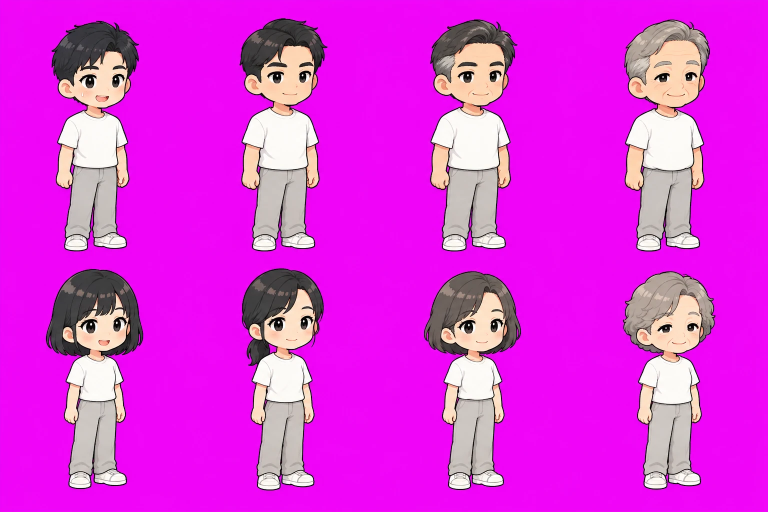
#> input picture ops/art/H1.png, 1536 x 1024 px (shown at 1/2 size)
$ python slice-h1.py
#> lines starting #> are read from the running program, lines starting #| are printed output that depends on the picture; after the words box and inside, x2 and y2 are one past the last pixel; in counts of white or black regions, pixels touching at a corner belong together
"""시트 H1(나이 드는 인생 모드 주인공, 남 4 · 여 4)을 잘라 assets/art/에 넣는다.
매끈한 일러스트라서 도트 시트와 달리 점을 맞추지 않고, 게임 안 크기의 4배로 부드럽게 줄인다.
장비 색을 바꿀 수 있게 윗옷(흰 티)과 바지(회색) 부분을 따로 뽑아 _t, _b 그림으로도 저장한다.
실행: python3 tools/art/slice-h1.py  (그다음 node tools/art/embed.mjs)
"""
import json, os
import numpy as np
from PIL import Image
from scipy import ndimage

ROOT = os.path.join(os.path.dirname(os.path.abspath(__file__)), '..', '..')
SRC = os.path.join(ROOT, 'ops/art/H1.png')
OUT = os.path.join(ROOT, 'assets/art')
NAMES = ['lh_m20', 'lh_m32', 'lh_m45', 'lh_m60', 'lh_f20', 'lh_f32', 'lh_f45', 'lh_f60']
LH = 64          # 게임 안 키(npc_ 대화 그림과 같다)
HI = 4           # 저장 배율
OUTLINE = np.array([44, 44, 49])

a = np.asarray(Image.open(SRC).convert('RGB')).astype(int)
r, g, b = a[..., 0], a[..., 1], a[..., 2]
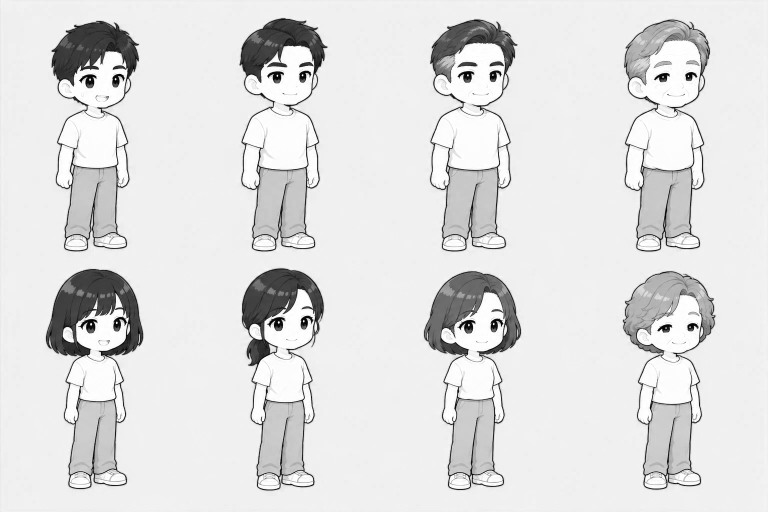
#> r: shape (1024, 1536) int64 (shown at 1/2 size); min 0, max 255, mean 223.4
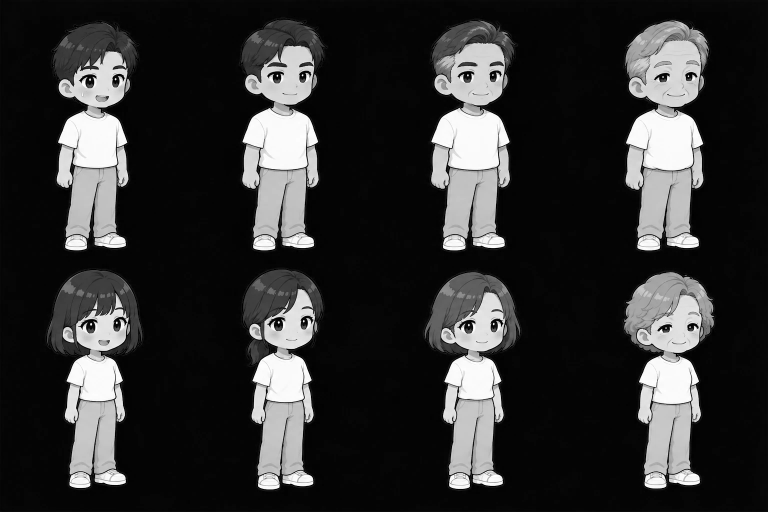
#> g: shape (1024, 1536) int64 (shown at 1/2 size); min 0, max 255, mean 49.9
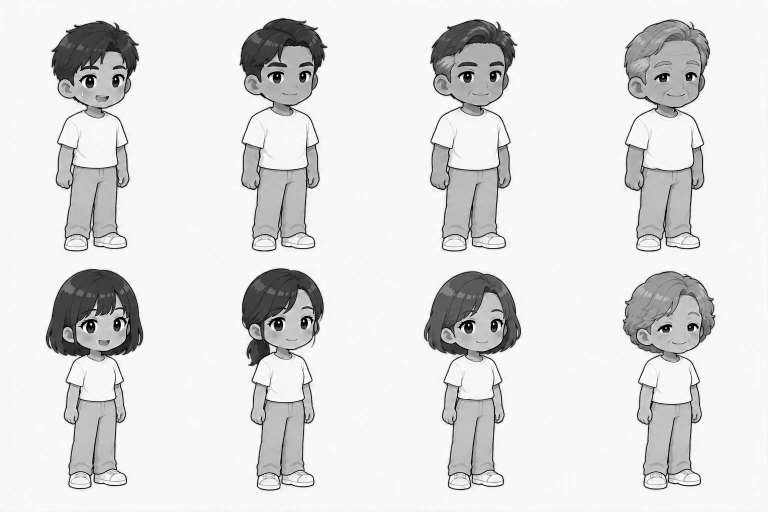
#> b: shape (1024, 1536) int64 (shown at 1/2 size); min 0, max 255, mean 223
m = np.minimum(r, b) - g
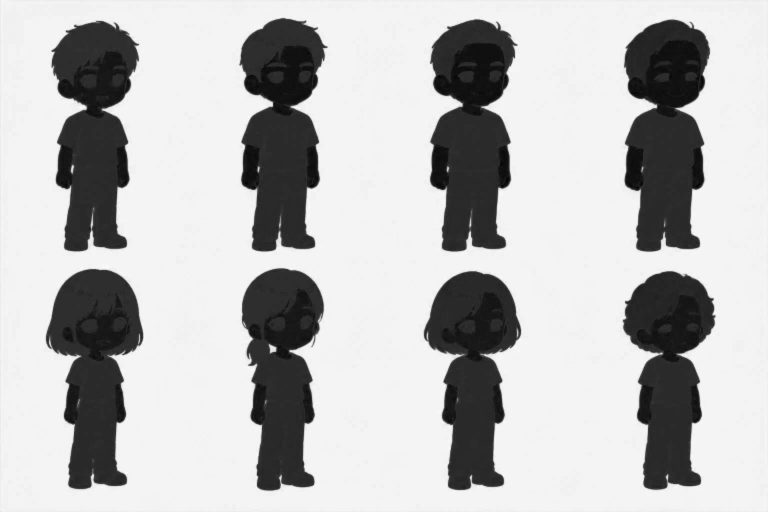
#> m: shape (1024, 1536) int64 (shown at 1/2 size); min -55, max 249, mean 167.4; drawn with min black and max white
bg = (m > 90) & (r > 150) & (b > 150)
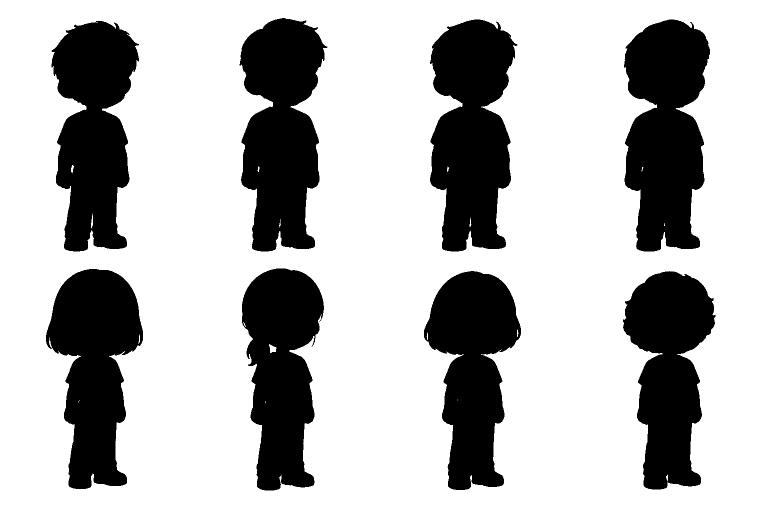
#> bg: shape (1024, 1536) bool (shown at 1/2 size); 72.1% white; 8 black regions, largest, box (x1, y1, x2, y2) and area: (1248, 39, 1420, 503) 59403, (860, 39, 1035, 503) 59073, (479, 36, 655, 503) 57975
fg = ~bg
# 자홍이 섞인 가장자리는 외곽선 색으로
edge = fg & ndimage.binary_dilation(bg, iterations=2) & (m > 30)
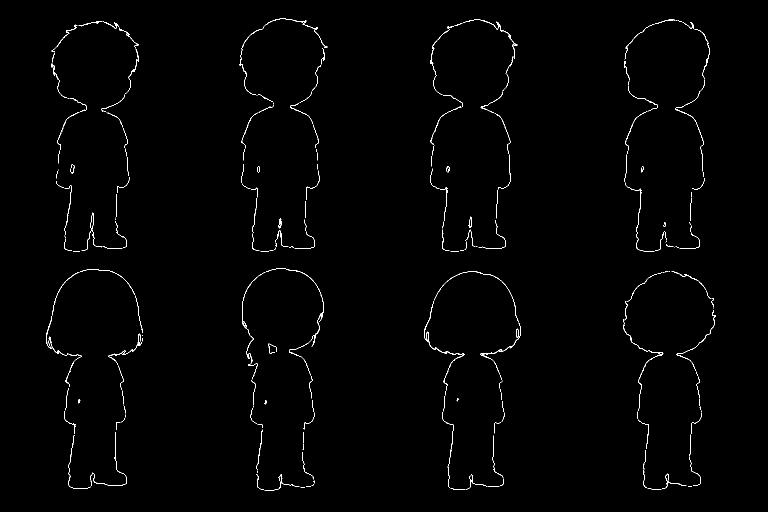
#> edge: shape (1024, 1536) bool (shown at 1/2 size); 0.85% white in thin lines or dots, all inside (x1, y1, x2, y2) = (92, 36, 1431, 981)
a = a.copy(); a[edge] = OUTLINE

H, W = fg.shape
#> H = 1024; W = 1536
cw, ch = W // 4, H // 2
#> cw = 384; ch = 512
#> (the run stopped early here; a loop or call above may not have finished)

$ run again, with ops/art/H8.png copied over ops/art/H1.png
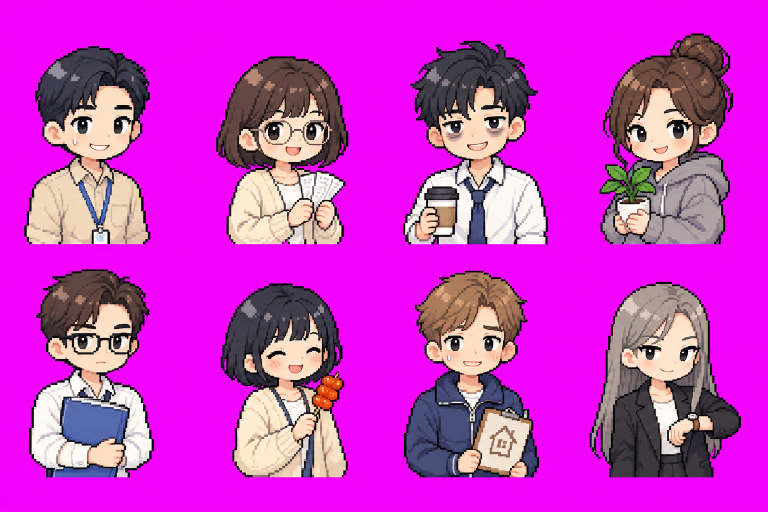
#> input picture ops/art/H8.png, 1536 x 1024 px (shown at 1/2 size)
#> `bg = (m > 90) & (r > 150) & (b > 150)`:
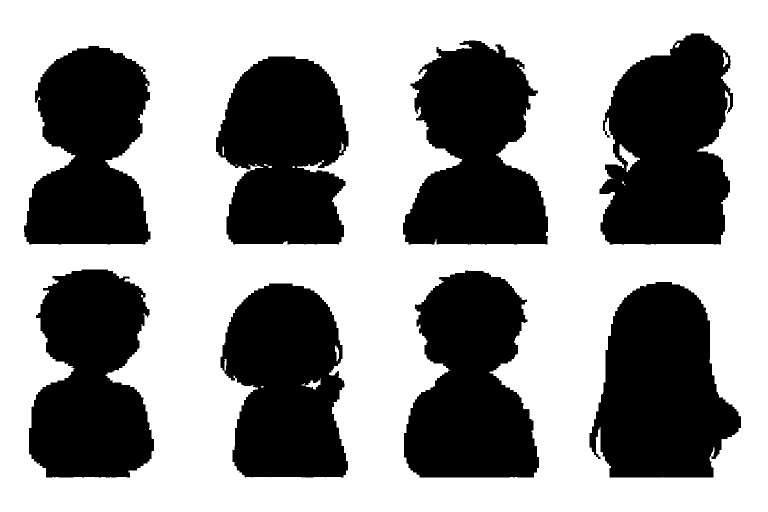
#> bg: shape (1024, 1536) bool (shown at 1/2 size); 59% white; 8 black regions, largest, box (x1, y1, x2, y2) and area: (1199, 67, 1466, 489) 87037, (1179, 564, 1482, 955) 84035, (806, 81, 1096, 489) 82639
#> `edge = fg & ndimage.binary_dilation(bg, iterations=2) & (m > 30)`:
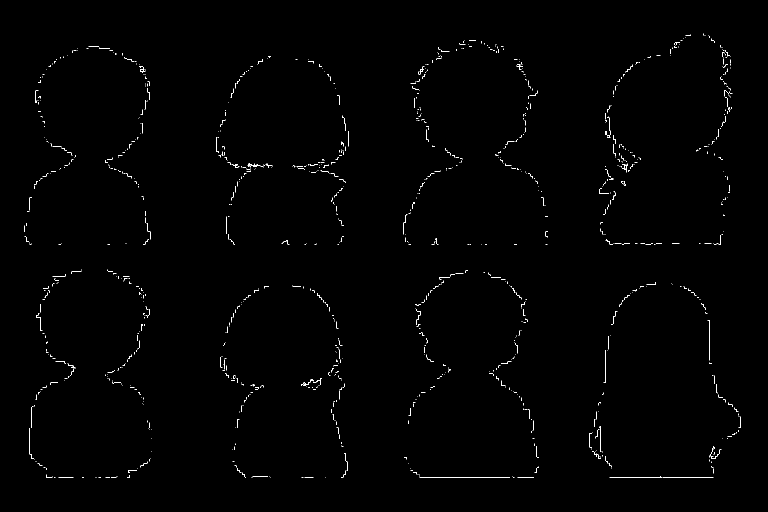
#> edge: shape (1024, 1536) bool (shown at 1/2 size); 0.53% white in thin lines or dots, all inside (x1, y1, x2, y2) = (48, 67, 1482, 955)

$ run again, with ops/art/A.png copied over ops/art/H1.png
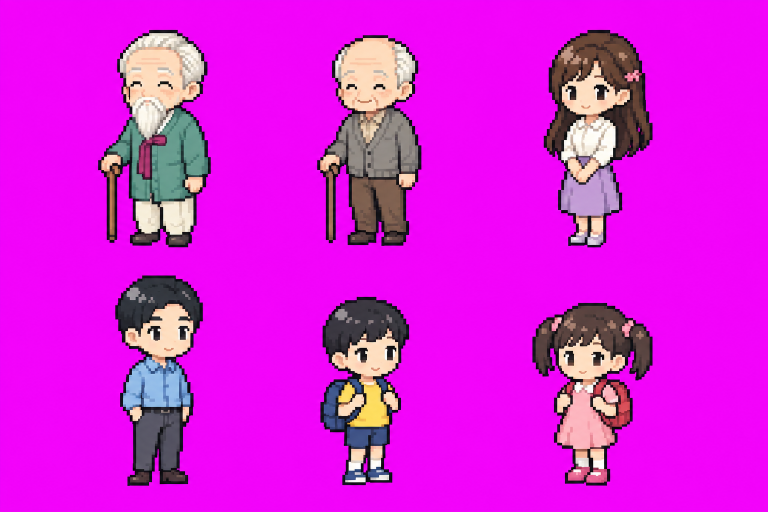
#> input picture ops/art/A.png, 1536 x 1024 px (shown at 1/2 size)
#> `bg = (m > 90) & (r > 150) & (b > 150)`:
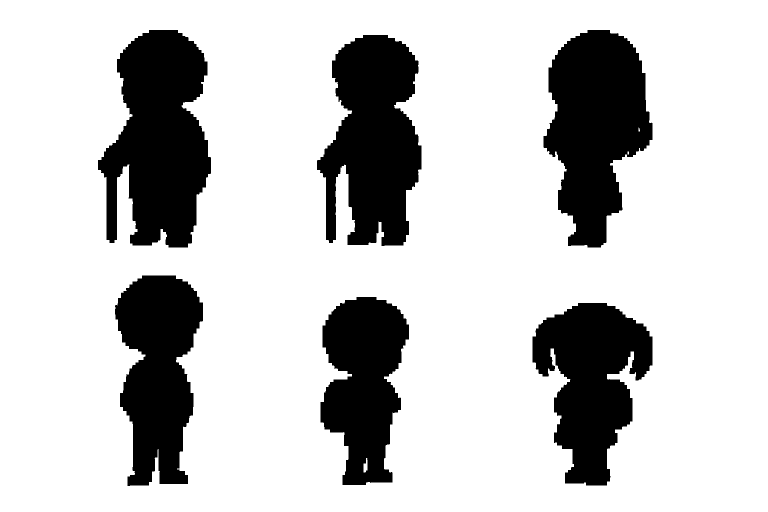
#> bg: shape (1024, 1536) bool (shown at 1/2 size); 78.3% white; 6 black regions, box (x1, y1, x2, y2) and area: (196, 60, 422, 495) 67843, (1087, 60, 1305, 495) 62225, (634, 70, 843, 492) 61598, (1065, 606, 1305, 971) 52852, (230, 551, 406, 972) 51113, (641, 594, 818, 970) 45987
#> `edge = fg & ndimage.binary_dilation(bg, iterations=2) & (m > 30)`:
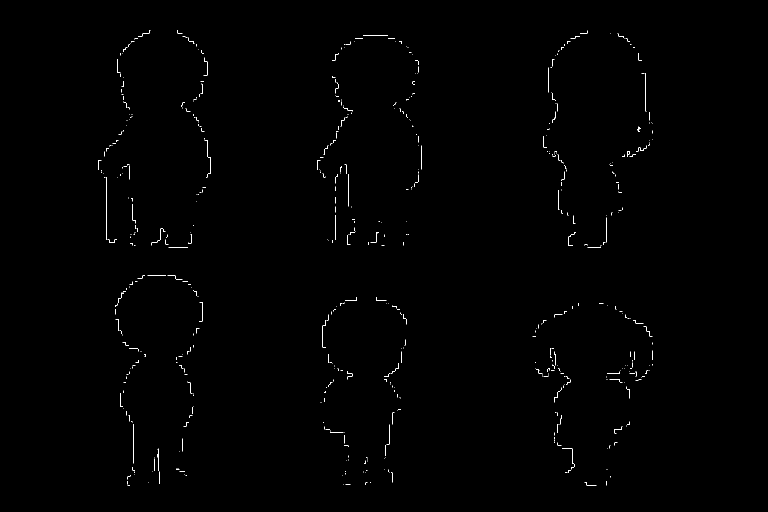
#> edge: shape (1024, 1536) bool (shown at 1/2 size); 0.35% white in thin lines or dots, all inside (x1, y1, x2, y2) = (196, 60, 1305, 972)

$ run again, with ops/art/B.png copied over ops/art/H1.png
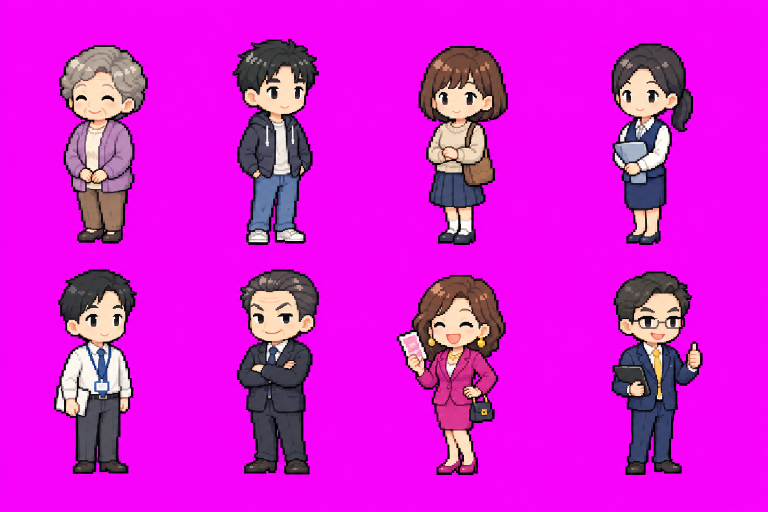
#> input picture ops/art/B.png, 1536 x 1024 px (shown at 1/2 size)
#> `bg = (m > 90) & (r > 150) & (b > 150)`:
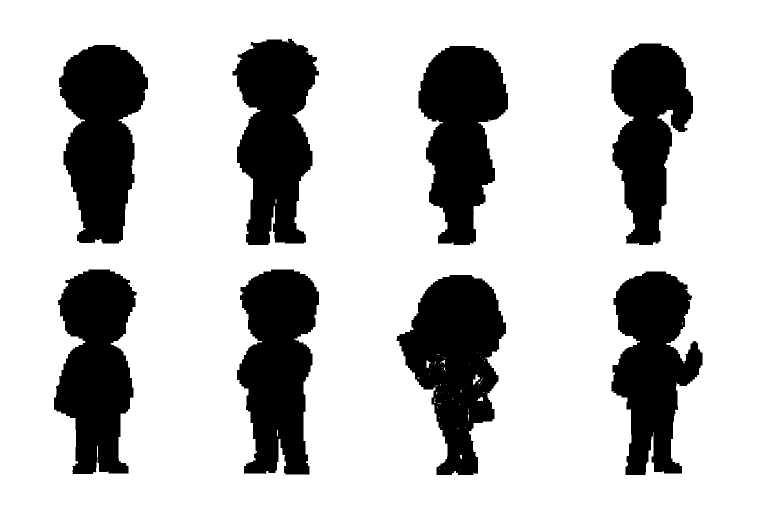
#> bg: shape (1024, 1536) bool (shown at 1/2 size); 76% white; 9 black regions (1 under 20 px), largest, box (x1, y1, x2, y2) and area: (793, 550, 1012, 950) 50735, (474, 539, 638, 949) 48500, (118, 90, 296, 487) 48318
#> `edge = fg & ndimage.binary_dilation(bg, iterations=2) & (m > 30)`:
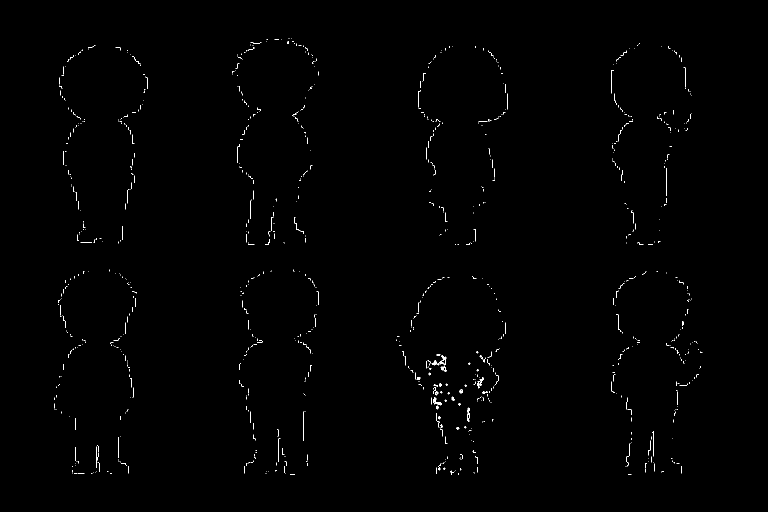
#> edge: shape (1024, 1536) bool (shown at 1/2 size); 0.43% white in thin lines or dots, all inside (x1, y1, x2, y2) = (108, 77, 1405, 950)
